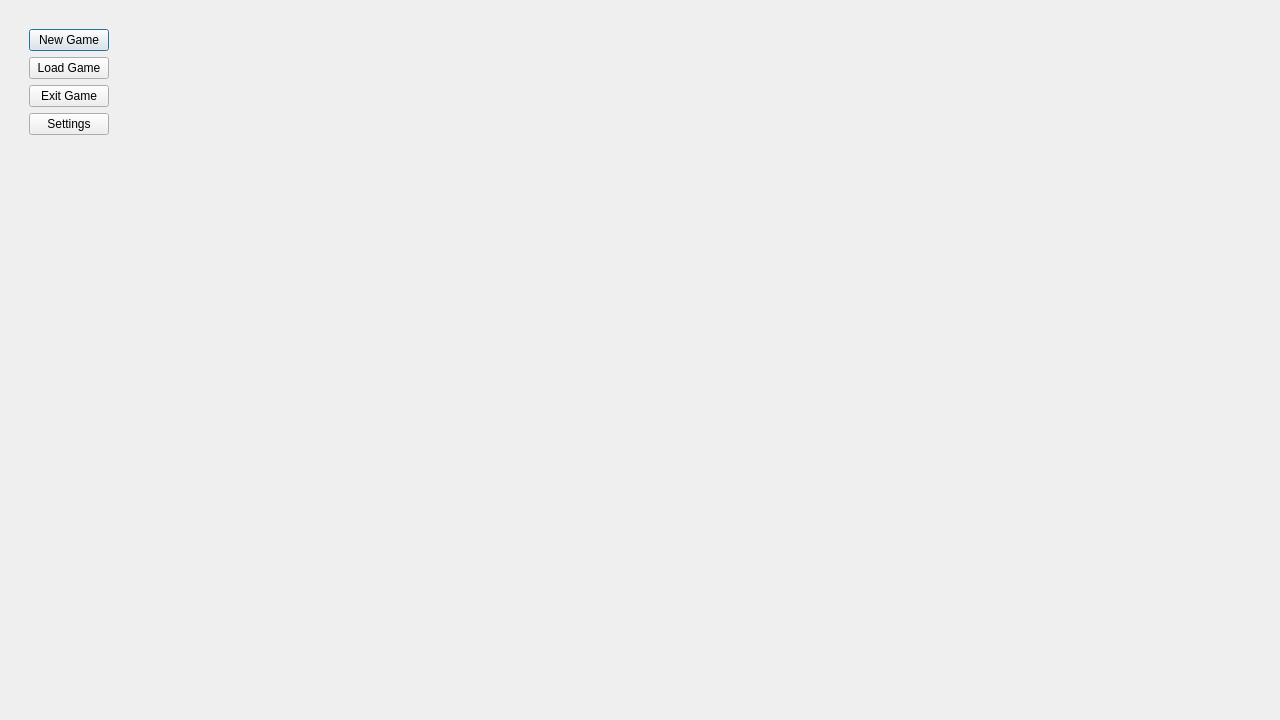
<?xml version="1.0" encoding="UTF-8"?>
<ui version="4.0">
 <class>MenuDial</class>
 <widget class="QDialog" name="MenuDial">
  <property name="geometry">
   <rect>
    <x>0</x>
    <y>0</y>
    <width>1280</width>
    <height>720</height>
   </rect>
  </property>
  <property name="minimumSize">
   <size>
    <width>1280</width>
    <height>720</height>
   </size>
  </property>
  <property name="windowTitle">
   <string>Провинциалка: Remake</string>
  </property>
  <property name="windowIcon">
   <iconset>
    <normaloff>data/img/icons/game.ico</normaloff>data/img/icons/game.ico</iconset>
  </property>
  <layout class="QVBoxLayout" name="verticalLayout_3">
   <item>
    <widget class="QStackedWidget" name="menuStackedWidget">
     <property name="currentIndex">
      <number>0</number>
     </property>
     <widget class="QWidget" name="page_0_main">
      <layout class="QHBoxLayout" name="horizontalLayout_3">
       <item>
        <widget class="QWidget" name="widget" native="true">
         <property name="maximumSize">
          <size>
           <width>150</width>
           <height>16777215</height>
          </size>
         </property>
         <layout class="QVBoxLayout" name="verticalLayout_2">
          <item>
           <widget class="QPushButton" name="pbNewGame">
            <property name="maximumSize">
             <size>
              <width>100</width>
              <height>16777215</height>
             </size>
            </property>
            <property name="text">
             <string>New Game</string>
            </property>
           </widget>
          </item>
          <item>
           <widget class="QPushButton" name="pbLoadGame">
            <property name="maximumSize">
             <size>
              <width>100</width>
              <height>16777215</height>
             </size>
            </property>
            <property name="text">
             <string>Load Game</string>
            </property>
           </widget>
          </item>
          <item>
           <widget class="QPushButton" name="pbExitGame">
            <property name="maximumSize">
             <size>
              <width>100</width>
              <height>16777215</height>
             </size>
            </property>
            <property name="text">
             <string>Exit Game</string>
            </property>
           </widget>
          </item>
          <item>
           <widget class="QPushButton" name="pbSettings">
            <property name="minimumSize">
             <size>
              <width>0</width>
              <height>0</height>
             </size>
            </property>
            <property name="maximumSize">
             <size>
              <width>100</width>
              <height>16777215</height>
             </size>
            </property>
            <property name="text">
             <string>Settings</string>
            </property>
           </widget>
          </item>
          <item>
           <spacer name="verticalSpacer">
            <property name="orientation">
             <enum>Qt::Orientation::Vertical</enum>
            </property>
            <property name="sizeHint" stdset="0">
             <size>
              <width>20</width>
              <height>40</height>
             </size>
            </property>
           </spacer>
          </item>
         </layout>
        </widget>
       </item>
       <item>
        <widget class="QStackedWidget" name="stackedWidget">
         <property name="currentIndex">
          <number>0</number>
         </property>
         <widget class="QWidget" name="page0_main">
          <layout class="QVBoxLayout" name="verticalLayout_6">
           <item>
            <layout class="QVBoxLayout" name="verticalLayout_5">
             <item>
              <widget class="QWidget" name="widget_2" native="true"/>
             </item>
            </layout>
           </item>
          </layout>
         </widget>
         <widget class="SettingsForm" name="page_2_settings"/>
         <widget class="LoadForm" name="page_3_load"/>
        </widget>
       </item>
      </layout>
     </widget>
     <widget class="QWidget" name="page_2_newGame">
      <layout class="QVBoxLayout" name="verticalLayout">
       <item>
        <layout class="QGridLayout" name="gridLayout" rowstretch="0,0,0" columnstretch="0,0,0,0">
         <item row="1" column="0">
          <spacer name="horizontalSpacer">
           <property name="orientation">
            <enum>Qt::Orientation::Horizontal</enum>
           </property>
           <property name="sizeHint" stdset="0">
            <size>
             <width>40</width>
             <height>20</height>
            </size>
           </property>
          </spacer>
         </item>
         <item row="1" column="3">
          <widget class="QLabel" name="label_3">
           <property name="text">
            <string/>
           </property>
          </widget>
         </item>
         <item row="1" column="2">
          <spacer name="horizontalSpacer_2">
           <property name="orientation">
            <enum>Qt::Orientation::Horizontal</enum>
           </property>
           <property name="sizeHint" stdset="0">
            <size>
             <width>40</width>
             <height>20</height>
            </size>
           </property>
          </spacer>
         </item>
         <item row="0" column="1">
          <spacer name="verticalSpacer_6">
           <property name="orientation">
            <enum>Qt::Orientation::Vertical</enum>
           </property>
           <property name="sizeHint" stdset="0">
            <size>
             <width>20</width>
             <height>40</height>
            </size>
           </property>
          </spacer>
         </item>
         <item row="1" column="1">
          <widget class="QLabel" name="labelPersons">
           <property name="text">
            <string>TextLabel</string>
           </property>
           <property name="alignment">
            <set>Qt::AlignmentFlag::AlignCenter</set>
           </property>
          </widget>
         </item>
         <item row="2" column="1">
          <spacer name="verticalSpacer_7">
           <property name="orientation">
            <enum>Qt::Orientation::Vertical</enum>
           </property>
           <property name="sizeHint" stdset="0">
            <size>
             <width>20</width>
             <height>40</height>
            </size>
           </property>
          </spacer>
         </item>
        </layout>
       </item>
      </layout>
     </widget>
     <widget class="QWidget" name="page_3_Desc">
      <layout class="QVBoxLayout" name="verticalLayout_4">
       <item>
        <widget class="QLabel" name="label_image">
         <property name="text">
          <string>TextLabel</string>
         </property>
         <property name="alignment">
          <set>Qt::AlignmentFlag::AlignCenter</set>
         </property>
        </widget>
       </item>
       <item>
        <widget class="QTextBrowser" name="textBrowserDesc">
         <property name="styleSheet">
          <string notr="true"/>
         </property>
        </widget>
       </item>
       <item>
        <layout class="QHBoxLayout" name="horizontalLayout_2">
         <item>
          <widget class="QLabel" name="label_back_btn">
           <property name="font">
            <font>
             <pointsize>25</pointsize>
            </font>
           </property>
           <property name="styleSheet">
            <string notr="true">a {
color:  blue;
text-decoration: underline;
}
a:hover {
    color: red; /* Changes color on hover */
    text-decoration: none; /* Removes underline on hover */
}

a:visited {
    color: purple; /* Sets color for visited links */
}</string>
           </property>
           <property name="text">
            <string>&lt;a href=&quot;back&quot;&gt;Назад&lt;/a&gt;</string>
           </property>
           <property name="alignment">
            <set>Qt::AlignmentFlag::AlignRight|Qt::AlignmentFlag::AlignTrailing|Qt::AlignmentFlag::AlignVCenter</set>
           </property>
          </widget>
         </item>
         <item>
          <widget class="QLabel" name="label_next_btn">
           <property name="font">
            <font>
             <pointsize>25</pointsize>
            </font>
           </property>
           <property name="text">
            <string>&lt;a href=&quot;next&quot;&gt;Далее&lt;/a&gt;</string>
           </property>
          </widget>
         </item>
        </layout>
       </item>
       <item>
        <spacer name="verticalSpacer_5">
         <property name="orientation">
          <enum>Qt::Orientation::Vertical</enum>
         </property>
         <property name="sizeHint" stdset="0">
          <size>
           <width>20</width>
           <height>40</height>
          </size>
         </property>
        </spacer>
       </item>
      </layout>
     </widget>
     <widget class="QWidget" name="page_4_startLocation">
      <layout class="QHBoxLayout" name="horizontalLayout_4">
       <item>
        <spacer name="horizontalSpacer_3">
         <property name="orientation">
          <enum>Qt::Orientation::Horizontal</enum>
         </property>
         <property name="sizeHint" stdset="0">
          <size>
           <width>492</width>
           <height>20</height>
          </size>
         </property>
        </spacer>
       </item>
       <item>
        <layout class="QHBoxLayout" name="horizontalLayout">
         <item>
          <widget class="QWidget" name="widget_3" native="true">
           <layout class="QVBoxLayout" name="verticalLayout_7">
            <item>
             <widget class="QLabel" name="labelPavlovo1">
              <property name="minimumSize">
               <size>
                <width>300</width>
                <height>350</height>
               </size>
              </property>
              <property name="font">
               <font>
                <pointsize>14</pointsize>
               </font>
              </property>
              <property name="text">
               <string>TextLabel</string>
              </property>
              <property name="alignment">
               <set>Qt::AlignmentFlag::AlignCenter</set>
              </property>
             </widget>
            </item>
            <item>
             <spacer name="verticalSpacer_2">
              <property name="orientation">
               <enum>Qt::Orientation::Vertical</enum>
              </property>
              <property name="sizeHint" stdset="0">
               <size>
                <width>20</width>
                <height>40</height>
               </size>
              </property>
             </spacer>
            </item>
           </layout>
          </widget>
         </item>
         <item>
          <widget class="QWidget" name="widget_5" native="true">
           <layout class="QVBoxLayout" name="verticalLayout_9">
            <item>
             <widget class="QLabel" name="labelGadukino">
              <property name="minimumSize">
               <size>
                <width>300</width>
                <height>350</height>
               </size>
              </property>
              <property name="font">
               <font>
                <pointsize>14</pointsize>
               </font>
              </property>
              <property name="text">
               <string>TextLabel</string>
              </property>
              <property name="alignment">
               <set>Qt::AlignmentFlag::AlignCenter</set>
              </property>
             </widget>
            </item>
            <item>
             <spacer name="verticalSpacer_3">
              <property name="orientation">
               <enum>Qt::Orientation::Vertical</enum>
              </property>
              <property name="sizeHint" stdset="0">
               <size>
                <width>20</width>
                <height>40</height>
               </size>
              </property>
             </spacer>
            </item>
           </layout>
          </widget>
         </item>
         <item>
          <widget class="QWidget" name="widget_4" native="true">
           <layout class="QVBoxLayout" name="verticalLayout_8">
            <item>
             <widget class="QLabel" name="labelPavlovo2">
              <property name="minimumSize">
               <size>
                <width>300</width>
                <height>350</height>
               </size>
              </property>
              <property name="font">
               <font>
                <pointsize>14</pointsize>
               </font>
              </property>
              <property name="text">
               <string>TextLabel</string>
              </property>
              <property name="alignment">
               <set>Qt::AlignmentFlag::AlignCenter</set>
              </property>
             </widget>
            </item>
            <item>
             <spacer name="verticalSpacer_4">
              <property name="orientation">
               <enum>Qt::Orientation::Vertical</enum>
              </property>
              <property name="sizeHint" stdset="0">
               <size>
                <width>20</width>
                <height>40</height>
               </size>
              </property>
             </spacer>
            </item>
           </layout>
          </widget>
         </item>
        </layout>
       </item>
       <item>
        <spacer name="horizontalSpacer_4">
         <property name="orientation">
          <enum>Qt::Orientation::Horizontal</enum>
         </property>
         <property name="sizeHint" stdset="0">
          <size>
           <width>492</width>
           <height>20</height>
          </size>
         </property>
        </spacer>
       </item>
      </layout>
     </widget>
    </widget>
   </item>
  </layout>
 </widget>
 <customwidgets>
  <customwidget>
   <class>SettingsForm</class>
   <extends>QWidget</extends>
   <header>settingsform.h</header>
   <container>1</container>
  </customwidget>
  <customwidget>
   <class>LoadForm</class>
   <extends>QWidget</extends>
   <header>loadform.h</header>
   <container>1</container>
  </customwidget>
 </customwidgets>
 <resources/>
 <connections/>
</ui>
